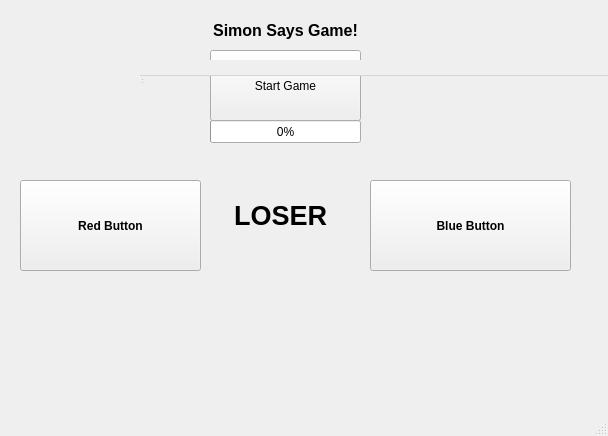
<?xml version="1.0" encoding="UTF-8"?>
<ui version="4.0">
 <class>MainWindow</class>
 <widget class="QMainWindow" name="MainWindow">
  <property name="geometry">
   <rect>
    <x>0</x>
    <y>0</y>
    <width>608</width>
    <height>436</height>
   </rect>
  </property>
  <property name="windowTitle">
   <string>MainWindow</string>
  </property>
  <widget class="QWidget" name="centralwidget">
   <widget class="QWidget" name="centralwidget_2" native="true">
    <property name="geometry">
     <rect>
      <x>0</x>
      <y>0</y>
      <width>801</width>
      <height>571</height>
     </rect>
    </property>
    <widget class="QPushButton" name="RedButton">
     <property name="geometry">
      <rect>
       <x>20</x>
       <y>180</y>
       <width>181</width>
       <height>91</height>
      </rect>
     </property>
     <property name="font">
      <font>
       <bold>true</bold>
      </font>
     </property>
     <property name="text">
      <string>Red Button</string>
     </property>
     <property name="flat">
      <bool>false</bool>
     </property>
    </widget>
    <widget class="QPushButton" name="BlueButton">
     <property name="geometry">
      <rect>
       <x>370</x>
       <y>180</y>
       <width>201</width>
       <height>91</height>
      </rect>
     </property>
     <property name="font">
      <font>
       <bold>true</bold>
      </font>
     </property>
     <property name="text">
      <string>Blue Button</string>
     </property>
    </widget>
    <widget class="QPushButton" name="StartGameButton">
     <property name="geometry">
      <rect>
       <x>210</x>
       <y>50</y>
       <width>151</width>
       <height>71</height>
      </rect>
     </property>
     <property name="text">
      <string>Start Game</string>
     </property>
    </widget>
    <widget class="QProgressBar" name="RoundProgressBar">
     <property name="geometry">
      <rect>
       <x>210</x>
       <y>120</y>
       <width>151</width>
       <height>23</height>
      </rect>
     </property>
     <property name="font">
      <font>
       <strikeout>false</strikeout>
       <kerning>true</kerning>
      </font>
     </property>
     <property name="value">
      <number>0</number>
     </property>
     <property name="alignment">
      <set>Qt::AlignCenter</set>
     </property>
     <property name="invertedAppearance">
      <bool>false</bool>
     </property>
    </widget>
    <widget class="QLabel" name="Title">
     <property name="geometry">
      <rect>
       <x>160</x>
       <y>20</y>
       <width>251</width>
       <height>20</height>
      </rect>
     </property>
     <property name="font">
      <font>
       <pointsize>12</pointsize>
       <bold>true</bold>
      </font>
     </property>
     <property name="text">
      <string>Simon Says Game!</string>
     </property>
     <property name="alignment">
      <set>Qt::AlignCenter</set>
     </property>
    </widget>
    <widget class="QLabel" name="imageLabel">
     <property name="geometry">
      <rect>
       <x>-500</x>
       <y>-90</y>
       <width>1611</width>
       <height>591</height>
      </rect>
     </property>
     <property name="styleSheet">
      <string notr="true">image: url(:/pics/RedBlueSimonBackground.png);</string>
     </property>
     <property name="text">
      <string>TextLabel</string>
     </property>
    </widget>
    <widget class="QLabel" name="loserText">
     <property name="geometry">
      <rect>
       <x>200</x>
       <y>180</y>
       <width>161</width>
       <height>71</height>
      </rect>
     </property>
     <property name="font">
      <font>
       <pointsize>20</pointsize>
       <bold>true</bold>
      </font>
     </property>
     <property name="acceptDrops">
      <bool>false</bool>
     </property>
     <property name="text">
      <string>LOSER</string>
     </property>
     <property name="alignment">
      <set>Qt::AlignCenter</set>
     </property>
    </widget>
    <zorder>imageLabel</zorder>
    <zorder>RedButton</zorder>
    <zorder>BlueButton</zorder>
    <zorder>StartGameButton</zorder>
    <zorder>RoundProgressBar</zorder>
    <zorder>Title</zorder>
    <zorder>loserText</zorder>
   </widget>
   <widget class="QMenuBar" name="menubar_2">
    <property name="geometry">
     <rect>
      <x>140</x>
      <y>60</y>
      <width>800</width>
      <height>16</height>
     </rect>
    </property>
   </widget>
   <widget class="QStatusBar" name="statusbar_2">
    <property name="geometry">
     <rect>
      <x>140</x>
      <y>60</y>
      <width>3</width>
      <height>25</height>
     </rect>
    </property>
   </widget>
  </widget>
  <widget class="QMenuBar" name="menubar">
   <property name="geometry">
    <rect>
     <x>0</x>
     <y>0</y>
     <width>608</width>
     <height>25</height>
    </rect>
   </property>
  </widget>
  <widget class="QStatusBar" name="statusbar"/>
 </widget>
 <resources/>
 <connections/>
</ui>
